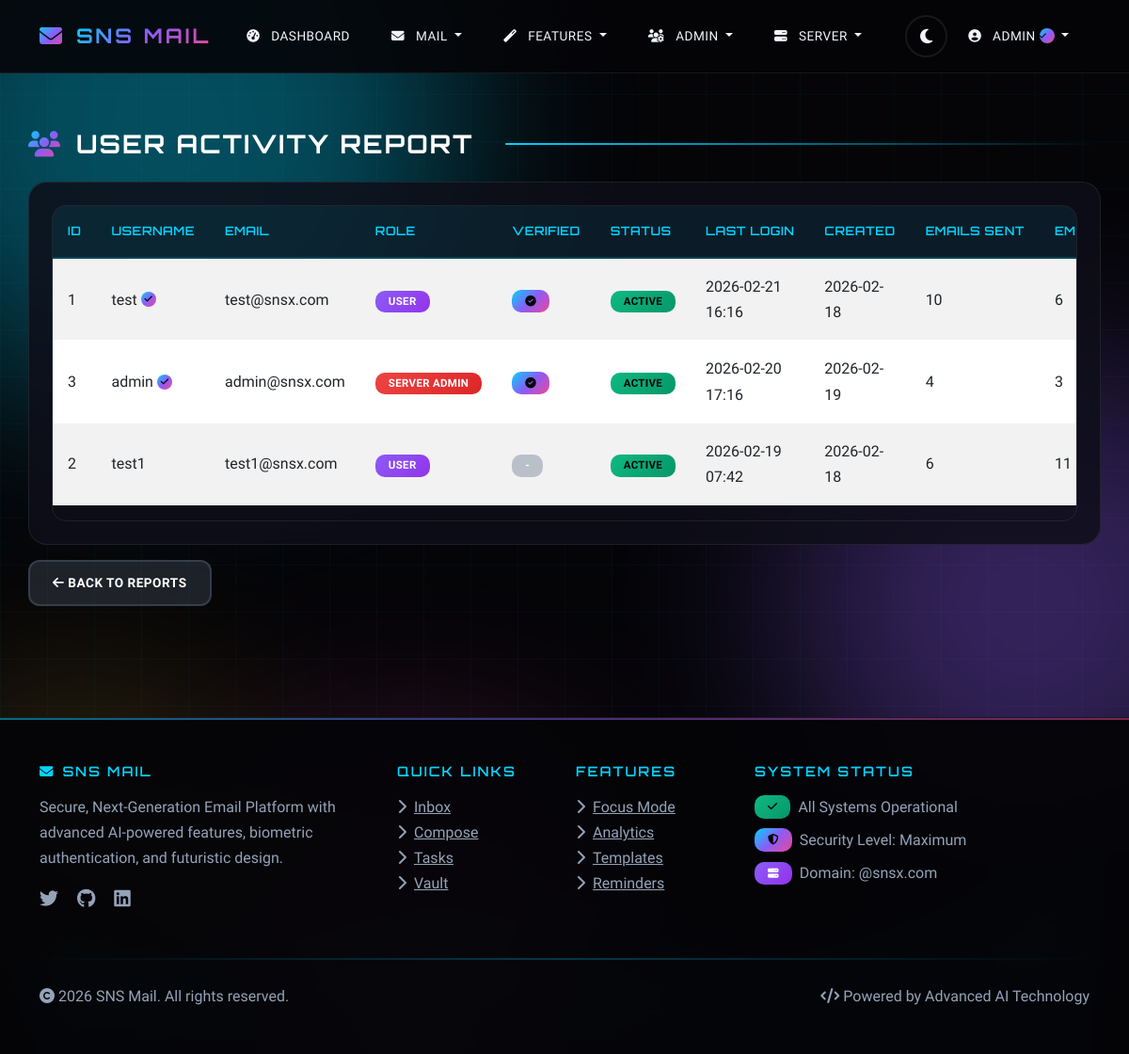
Page /reports/user-activity (signed in) on the committed database.
### sns_mail/database/models.py (models this page shows, shortened)
class User(UserMixin, db.Model):
    __tablename__ = 'users'
    id = db.Column(db.Integer, primary_key=True)
    name = db.Column(db.String(100), nullable=False)
    username = db.Column(db.String(50), unique=True, nullable=False)
    email = db.Column(db.String(120), unique=True, nullable=False)
    password_hash = db.Column(db.String(128))
    face_photo = db.Column(db.String(200))
    eye_scan = db.Column(db.String(200))
    totp_secret = db.Column(db.String(16))
    is_2fa_enabled = db.Column(db.Boolean, default=False)
    is_admin = db.Column(db.Boolean, default=False)
    is_server_admin = db.Column(db.Boolean, default=False)
    is_banned = db.Column(db.Boolean, default=False)
    ban_reason = db.Column(db.Text)
    is_verified = db.Column(db.Boolean, default=False)  # Blue tick verification
    created_at = db.Column(db.DateTime, default=datetime.utcnow)
    last_login = db.Column(db.DateTime)
    login_attempts = db.Column(db.Integer, default=0)
    locked_until = db.Column(db.DateTime)
    ai_preferences = db.Column(db.Text)  # JSON for AI learning preferences
    mood_tracking_enabled = db.Column(db.Boolean, default=True)
    focus_mode_enabled = db.Column(db.Boolean, default=False)
    focus_mode_until = db.Column(db.DateTime)
    sent_emails = db.relationship('Email', foreign_keys='Email.sender_id', backref='sender', lazy='dynamic')
    received_emails = db.relationship('Email', foreign_keys='Email.recipient_id', backref='recipient', lazy='dynamic')
    drafts = db.relationship('Draft', backref='user', lazy='dynamic')
    sent_folders = db.relationship('SentFolder', backref='user', lazy='dynamic')
    important_folders = db.relationship('ImportantFolder', backref='user', lazy='dynamic')
    archive_folders = db.relationship('ArchiveFolder', backref='user', lazy='dynamic')
    deleted_folders = db.relationship('DeletedFolder', backref='user', lazy='dynamic')
    spam_folders = db.relationship('SpamFolder', backref='user', lazy='dynamic')
    notes = db.relationship('Note', backref='user', lazy='dynamic')
    tasks = db.relationship('Task', backref='user', lazy='dynamic')
    vault_items = db.relationship('VaultItem', backref='user', lazy='dynamic')
    email_analytics = db.relationship('EmailAnalytics', backref='user', lazy='dynamic')
    scheduled_emails = db.relationship('ScheduledEmail', backref='user', lazy='dynamic')
    mood_logs = db.relationship('MoodLog', backref='user', lazy='dynamic')
    focus_sessions = db.relationship('FocusSession', backref='user', lazy='dynamic')
    email_templates = db.relationship('EmailTemplate', backref='user', lazy='dynamic')

### sns_mail/core/admin_routes.py (the view)
@admin.route('/reports/user-activity')
@login_required
def user_activity_report():
    if not current_user.is_admin and not current_user.is_server_admin:
        flash('Access denied.', 'danger')
        return redirect(url_for('client.dashboard'))
    users = User.query.order_by(User.last_login.desc()).all()
    return render_template('admin/user_activity_report.html', users=users)

### sns_mail/templates/admin/user_activity_report.html (shortened to what this page needs)
{% extends "base.html" %}
{% block content %}
<div class="row">
    <div class="col-12">
        <h2 class="mb-4">
            <i class="fas fa-users text-primary"></i>
            User Activity Report
        </h2>
    </div>
</div>
<div class="card">
    <div class="card-body">
        <div class="table-responsive">
            <table class="table table-striped table-hover">
                <thead>
                    <tr>
                        <th>ID</th>
                        <th>Username</th>
                        <th>Email</th>
                        <th>Role</th>
                        <th>Verified</th>
                        <th>Status</th>
                        <th>Last Login</th>
                        <th>Created</th>
                        <th>Emails Sent</th>
                        <th>Emails Received</th>
                    </tr>
                </thead>
                <tbody>
                    {% for user in users %}
                        <tr>
                            <td>{{ user.id }}</td>
                            <td>
                                <span class="verified-name">
                                    {{ user.username }}
                                    {% if user.is_verified %}
                                        <span class="verified-badge verified-badge-sm" data-tooltip="Verified User">
                                            <i class="fas fa-check"></i>
                                        </span>
                                    {% endif %}
                                </span>
                            </td>
                            <td>{{ user.email }}</td>
                            <td>
                                {% if user.is_server_admin %}
                                    <span class="badge bg-danger">Server Admin</span>
                                {% elif user.is_admin %}
                                    <span class="badge bg-warning">Admin</span>
                                {% else %}
                                    <span class="badge bg-info">User</span>
                                {% endif %}
                            </td>
                            <td>
                                {% if user.is_verified %}
                                    <span class="badge bg-primary">
                                        <i class="fas fa-check-circle"></i>
                                    </span>
                                {% else %}
                                    <span class="badge bg-secondary">-</span>
                                {% endif %}
                            </td>
                            <td>
                                {% if user.is_banned %}
                                    <span class="badge bg-danger">Banned</span>
                                {% else %}
                                    <span class="badge bg-success">Active</span>
                                {% endif %}
                            </td>
                            <td>{{ user.last_login.strftime('%Y-%m-%d %H:%M') if user.last_login else 'Never' }}</td>
                            <td>{{ user.created_at.strftime('%Y-%m-%d') if user.created_at else 'N/A' }}</td>
                            <td>{{ user.sent_emails.count() }}</td>
                            <td>{{ user.received_emails.count() }}</td>
                        </tr>
                    {% else %}
                        <tr>
                            <td colspan="10" class="text-center">No users found</td>
                        </tr>
                    {% endfor %}
                </tbody>
            </table>
        </div>
    </div>
</div>
<div class="mt-3">
    <a href="{{ url_for('admin.reports') }}" class="btn btn-secondary">
        <i class="fas fa-arrow-left"></i> Back to Reports
    </a>
</div>
{% endblock %}

### sns_mail/templates/base.html (shortened to what this page needs)
<!DOCTYPE html>
<html lang="en">
<head>
    <link href="https://cdn.jsdelivr.net/npm/bootstrap@5.3.0/dist/css/bootstrap.min.css" rel="stylesheet">
    <link href="https://cdnjs.cloudflare.com/ajax/libs/font-awesome/6.4.0/css/all.min.css" rel="stylesheet">
    <link href="{{ url_for('static', filename='css/style.css') }}" rel="stylesheet">
</head>
<body>
    <div class="parallax-container">
        <div class="parallax-grid"></div>
        <div class="parallax-orb orb-1"></div>
        <div class="parallax-orb orb-2"></div>
    </div>
    <div class="wave-container">
    </div>
    <nav class="navbar navbar-expand-lg navbar-dark" id="mainNavbar">
        <div class="container">
            <a class="navbar-brand" href="{{ url_for('auth.index') }}">
                <i class="fas fa-envelope icon-animated"></i>
                <span>SNS Mail</span>
            </a>
            <div class="collapse navbar-collapse" id="navbarNav">
                <ul class="navbar-nav me-auto">
                    {% if current_user.is_authenticated %}
                        <li class="nav-item">
                            <a class="nav-link" href="{{ url_for('client.dashboard') }}">
                                <i class="fas fa-tachometer-alt"></i> Dashboard
                            </a>
                        </li>
                        <li class="nav-item dropdown">
                            <a class="nav-link dropdown-toggle" href="#" role="button" data-bs-toggle="dropdown">
                                <i class="fas fa-envelope"></i> Mail
                            </a>
                        </li>
                        <li class="nav-item dropdown">
                            <a class="nav-link dropdown-toggle" href="#" role="button" data-bs-toggle="dropdown">
                                <i class="fas fa-magic"></i> Features
                            </a>
                        </li>
                        {% if current_user.is_admin or current_user.is_server_admin %}
                            <li class="nav-item dropdown">
                                <a class="nav-link dropdown-toggle" href="#" role="button" data-bs-toggle="dropdown">
                                    <i class="fas fa-users-cog"></i> Admin
                                </a>
                            </li>
                        {% endif %}
                        {% if current_user.is_server_admin %}
                            <li class="nav-item dropdown">
                                <a class="nav-link dropdown-toggle" href="#" role="button" data-bs-toggle="dropdown">
                                    <i class="fas fa-server"></i> Server
                                </a>
                            </li>
                        {% endif %}
                    {% endif %}
                </ul>
                <ul class="navbar-nav d-flex align-items-center">
                    <li class="nav-item">
                        <button class="theme-toggle" id="themeToggle" title="Toggle Theme">
                            <i class="fas fa-moon" id="themeIcon"></i>
                        </button>
                    </li>
                    {% if current_user.is_authenticated %}
                        <li class="nav-item dropdown">
                            <a class="nav-link dropdown-toggle" href="#" role="button" data-bs-toggle="dropdown">
                                <i class="fas fa-user-circle"></i>
                                <span class="verified-name">
                                    {{ current_user.username }}
                                    {% if current_user.is_verified %}
                                        <span class="verified-badge verified-badge-sm" data-tooltip="Verified User">
                                            <i class="fas fa-check"></i>
                                        </span>
                                    {% endif %}
                                </span>
                            </a>
                        </li>
                    {% endif %}
                </ul>
            </div>
        </div>
    </nav>
    <main class="container mt-4">
        {% block content %}{% endblock %}
    </main>
    <footer class="text-light mt-5 py-5">
        <div class="container">
            <div class="row">
                <div class="col-lg-4 mb-4">
                    <h5><i class="fas fa-envelope me-2 icon-pulse"></i>SNS Mail</h5>
                    <p class="mt-3">Secure, Next-Generation Email Platform with advanced AI-powered features, biometric authentication, and futuristic design.</p>
                    <div class="mt-3">
                        <a href="#" class="text-secondary me-3"><i class="fab fa-twitter fa-lg icon-animated"></i></a>
                        <a href="#" class="text-secondary me-3"><i class="fab fa-github fa-lg icon-animated"></i></a>
                        <a href="#" class="text-secondary me-3"><i class="fab fa-linkedin fa-lg icon-animated"></i></a>
                    </div>
                </div>
                <div class="col-lg-2 col-md-4 mb-4">
                    <h5>Quick Links</h5>
                    <ul class="list-unstyled mt-3">
                        <li><a href="{{ url_for('client.inbox') }}" class="text-secondary"><i class="fas fa-chevron-right me-2"></i>Inbox</a></li>
                        <li><a href="{{ url_for('client.compose') }}" class="text-secondary"><i class="fas fa-chevron-right me-2"></i>Compose</a></li>
                        <li><a href="{{ url_for('features.tasks') }}" class="text-secondary"><i class="fas fa-chevron-right me-2"></i>Tasks</a></li>
                        <li><a href="{{ url_for('features.vault') }}" class="text-secondary"><i class="fas fa-chevron-right me-2"></i>Vault</a></li>
                    </ul>
                </div>
                <div class="col-lg-2 col-md-4 mb-4">
                    <h5>Features</h5>
                    <ul class="list-unstyled mt-3">
                        <li><a href="{{ url_for('features.focus_mode') }}" class="text-secondary"><i class="fas fa-chevron-right me-2"></i>Focus Mode</a></li>
                        <li><a href="{{ url_for('features.analytics') }}" class="text-secondary"><i class="fas fa-chevron-right me-2"></i>Analytics</a></li>
                        <li><a href="{{ url_for('features.templates') }}" class="text-secondary"><i class="fas fa-chevron-right me-2"></i>Templates</a></li>
                        <li><a href="{{ url_for('features.reminders') }}" class="text-secondary"><i class="fas fa-chevron-right me-2"></i>Reminders</a></li>
                    </ul>
                </div>
                <div class="col-lg-4 col-md-4 mb-4">
                    <h5>System Status</h5>
                    <div class="mt-3">
                        <div class="d-flex align-items-center mb-2">
                            <span class="badge bg-success me-2"><i class="fas fa-check icon-pulse"></i></span>
                            <span class="text-secondary">All Systems Operational</span>
                        </div>
                        <div class="d-flex align-items-center mb-2">
                            <span class="badge bg-primary me-2"><i class="fas fa-shield-alt icon-pulse"></i></span>
                            <span class="text-secondary">Security Level: Maximum</span>
                        </div>
                        <div class="d-flex align-items-center">
                            <span class="badge bg-info me-2"><i class="fas fa-server icon-pulse"></i></span>
                            <span class="text-secondary">Domain: @snsx.com</span>
                        </div>
                    </div>
                </div>
            </div>
            <hr>
            <div class="row align-items-center">
                <div class="col-md-6">
                    <p class="mb-0 text-secondary">
                        <i class="fas fa-copyright"></i> 2026 SNS Mail. All rights reserved.
                    </p>
                </div>
                <div class="col-md-6 text-md-end">
                    <p class="mb-0 text-secondary">
                        <i class="fas fa-code"></i> Powered by Advanced AI Technology
                    </p>
                </div>
            </div>
        </div>
    </footer>
</body>
</html>

### rows in the picture
User: username "ADMIN", id "3", username "admin", is_verified True (drawn), email "admin@snsx.com", is_server_admin "SERVER ADMIN", is_banned "ACTIVE", last_login "2026-02-20 17:16", created_at "2026-02-19", sent_emails.count "4", received_emails.count "3"
User: id "1", username "test", is_verified True (drawn), email "test@snsx.com", is_server_admin "USER", is_banned "ACTIVE", last_login "2026-02-21 16:16", created_at "2026-02-18", sent_emails.count "10", received_emails.count "6"
User: id "2", username "test1", email "test1@snsx.com", is_server_admin "USER", is_banned "ACTIVE", last_login "2026-02-19 07:42", created_at "2026-02-18", sent_emails.count "6", received_emails.count "11"
